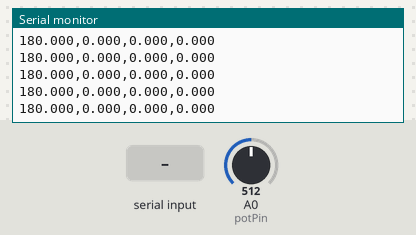
A sketch run on a simulated Arduino Uno, built with avr-gcc and run on an emulated ATmega328P. On the bench: the last lines printed to the serial monitor. Inputs (shaded band) come from the test bench; at power-on: A0 (potPin) = 512.

Above: at 1.2 s.
1.3 s: "90,45,200\n" received over Serial
2.8 s: "90,45\n" received over Serial
4.3 s: A0 (potPin) set to 716
At 4.31 s:
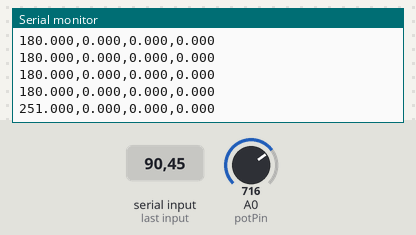
5.8 s: A0 (potPin) set to 900
At 5.81 s:
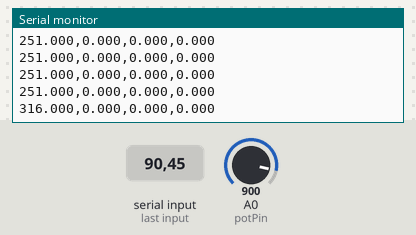
Timing chart, 0 to 8.3 s (numbered marks = the images above; inputs shaded):
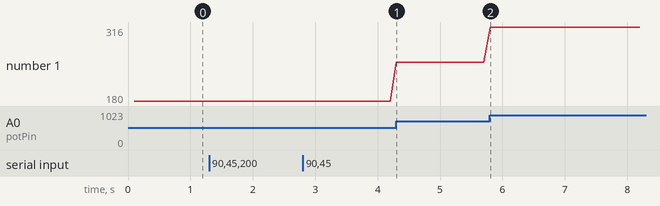

The sketch:

Arduino_Sito.ino
```cpp
// Dichiarazione dei pin e delle variabili
const int potPin = A0; // Pin a cui è collegato il potenziometro
const float timeStep = 0.1; // Passo temporale in secondi
float posizione = 0; // Posizione angolare corrente
float velocita = 0; // Velocità angolare
float accelerazione = 0; // Accelerazione angolare
float jerk = 0; // Jerk angolare
float lastPosizione = 0; // Posizione angolare precedente
float lastVelocita = 0; // Velocità angolare precedente
float lastAccelerazione = 0; // Accelerazione angolare precedente
unsigned long previousMillis = 0; // Tempo precedente per il controllo della frequenza di invio

// Parametri PID
float kp = 0;
float ki = 0;
float kd = 0;

// Struttura per restituire i parametri PID
struct PID_Params {
  float kp;
  float ki;
  float kd;
};

void setup() {
    Serial.begin(115200); // Inizializza la comunicazione seriale
}

void loop() {
    unsigned long currentMillis = millis(); // Ottiene il tempo corrente

    // Controlla se è trascorso il tempo per inviare i dati
    if (currentMillis - previousMillis >= 100) { // Invia dati ogni 100 ms
        previousMillis = currentMillis; // Aggiorna il tempo precedente

        // Legge il valore dal potenziometro (0-1023) e lo mappa in un range di 0-360°
        int potValue = analogRead(potPin);
        posizione = map(potValue, 0, 1023, 0, 360); // Mappa il valore in gradi

        // Calcola la velocità (differenza di posizione nel tempo)
        velocita = (posizione - lastPosizione) / timeStep;
        lastPosizione = posizione; // Salva l'ultima posizione

        // Calcola l'accelerazione (differenza di velocità nel tempo)
        accelerazione = (velocita - lastVelocita) / timeStep;
        lastVelocita = velocita; // Salva l'ultima velocità

        // Calcola il jerk (differenza di accelerazione nel tempo)
        jerk = (accelerazione - lastAccelerazione) / timeStep;
        lastAccelerazione = accelerazione; // Salva l'ultima accelerazione

        // Legge i valori PID dalla seriale (se disponibili)
        if (Serial.available() > 0) {
            // Leggi i dati dalla seriale
            String input = Serial.readStringUntil('\n');  // Leggi una riga intera
            PID_Params pid = parsePID(input);  // Funzione per analizzare i dati PID

            // Usa i valori PID restituiti
            kp = pid.kp;
            ki = pid.ki;
            kd = pid.kd;
        }

        // Moltiplica la velocità, accelerazione e jerk per i rispettivi Kp, Ki, Kd
        velocita *= kp;
        accelerazione *= ki;
        jerk *= kd;

        // Invia i dati sulla porta seriale (posizione, velocità, accelerazione, jerk)
        String dataToSend = String(posizione, 3) + "," + String(velocita, 3) + "," + String(accelerazione, 3) + "," + String(jerk, 3);
        Serial.println(dataToSend);  // Invia la stringa formattata
    }
}

// Funzione per analizzare i dati PID ricevuti e restituire una struttura
PID_Params parsePID(String input) {
    PID_Params pidParams = {0, 0, 0}; // Inizializza la struttura con valori di default

    // Controlla se l'input è valido
    int firstComma = input.indexOf(',');
    int secondComma = input.indexOf(',', firstComma + 1);

    if (firstComma > 0 && secondComma > 0) {
        // Estrai i valori Kp, Ki, Kd
        String kpStr = input.substring(0, firstComma);
        String kiStr = input.substring(firstComma + 1, secondComma);
        String kdStr = input.substring(secondComma + 1);

        // Converti le stringhe in numeri float
        pidParams.kp = kpStr.toFloat();
        pidParams.ki = kiStr.toFloat();
        pidParams.kd = kdStr.toFloat();

        // Stampa i valori per verificare
        Serial.print("Kp: ");
        Serial.print(pidParams.kp);
        Serial.print(" Ki: ");
        Serial.print(pidParams.ki);
        Serial.print(" Kd: ");
        Serial.println(pidParams.kd);
    } else {
        Serial.println("Dati PID non validi!");
    }

    return pidParams;  // Restituisci la struttura con i valori PID
}
```

Measured:
- after the input at 4.3 s, the serial monitor: prints a new line at once (image 1)
- after the input at 5.8 s, the serial monitor: prints a new line at once (image 2)
- plotted number 1: 180 → 251 after the input at 4.3 s, 251 → 316 after the input at 5.8 s
